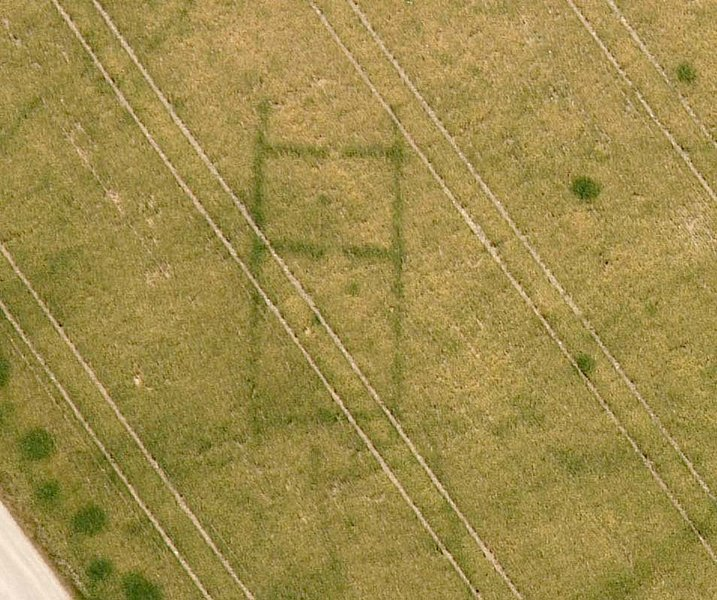
#> input picture Image Processing Reference/SampleFour.jpg, 717 x 600 px
$ python Scharr.py
#> lines starting #> are read from the running program, lines starting #| are printed output that depends on the picture
import matplotlib
import cv2
import numpy
import sympy
import pandas as pd

img = cv2.imread("Image Processing Reference/SampleFour.jpg",0)
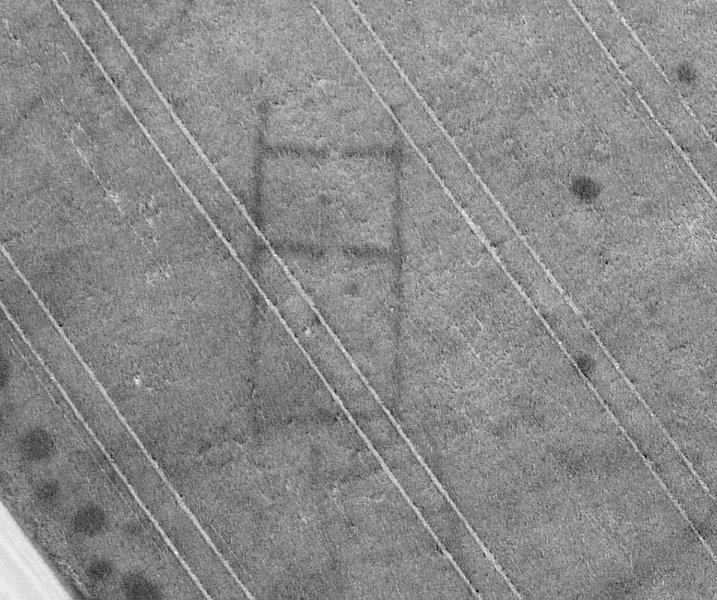
#> img: shape (600, 717); min 3, max 252, mean 137.8
cv2.imwrite("Greyscaled/SampleFour.png",img)

cv2.waitKey(0)
cv2.destroyAllWindows

$ run again, with Image Processing Reference/SampleOne.png saved as Image Processing Reference/SampleFour.jpg
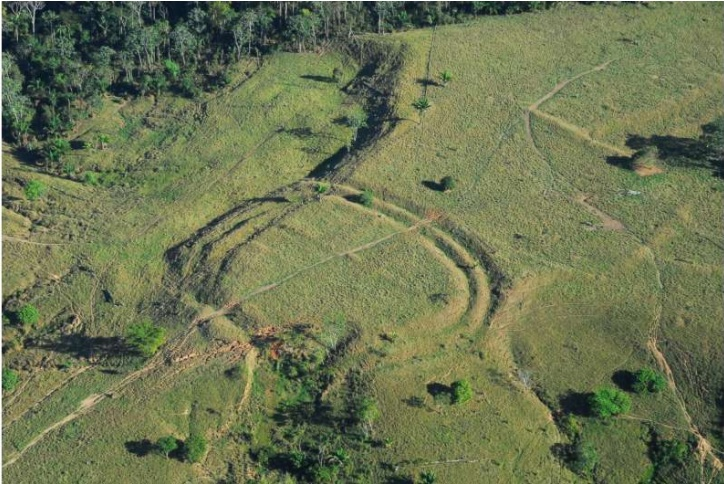
#> input picture Image Processing Reference/SampleOne.png, 724 x 484 px
#> `img = cv2.imread("Image Processing Reference/SampleFour.jpg",0)`:
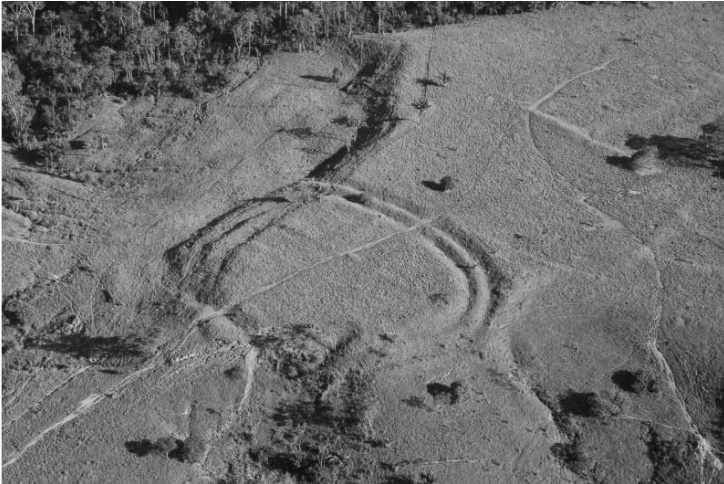
#> img: shape (484, 724); min 10, max 255, mean 110.7

$ run again, with Image Processing Reference/SampleThree.webp saved as Image Processing Reference/SampleFour.jpg
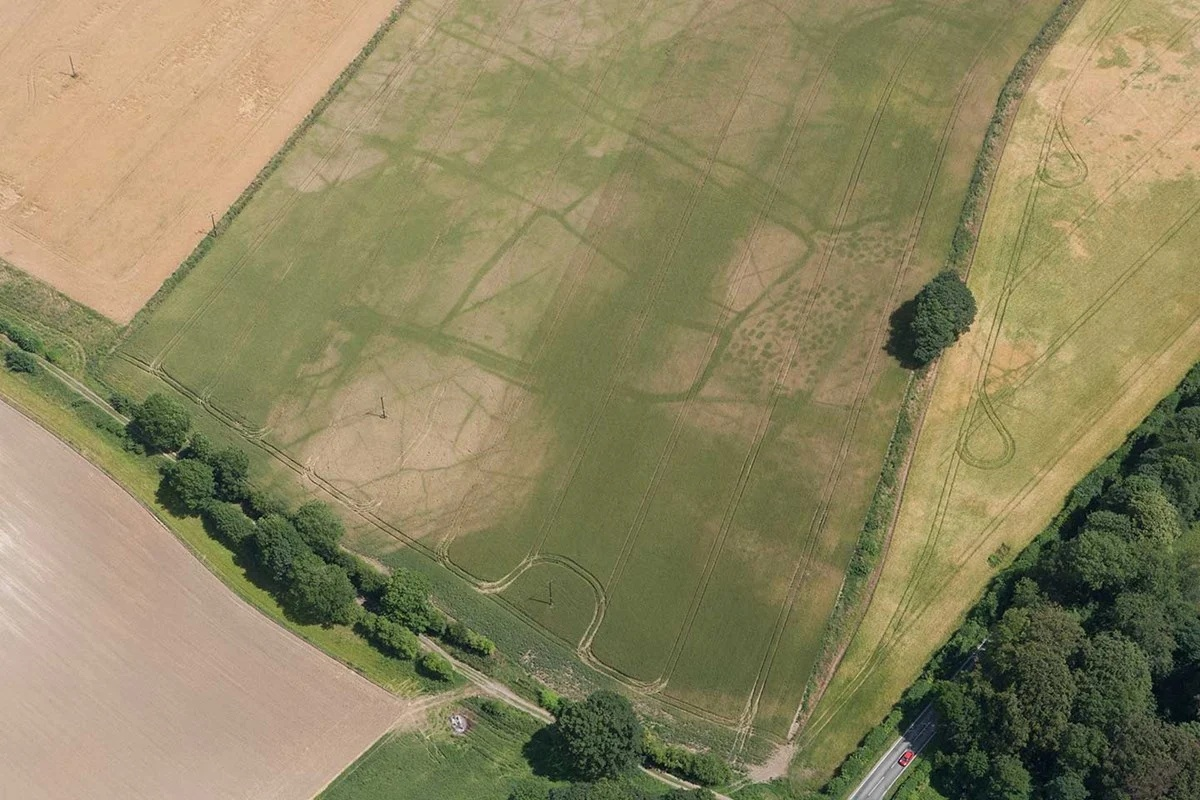
#> input picture Image Processing Reference/SampleThree.webp, 1200 x 800 px
#> `img = cv2.imread("Image Processing Reference/SampleFour.jpg",0)`:
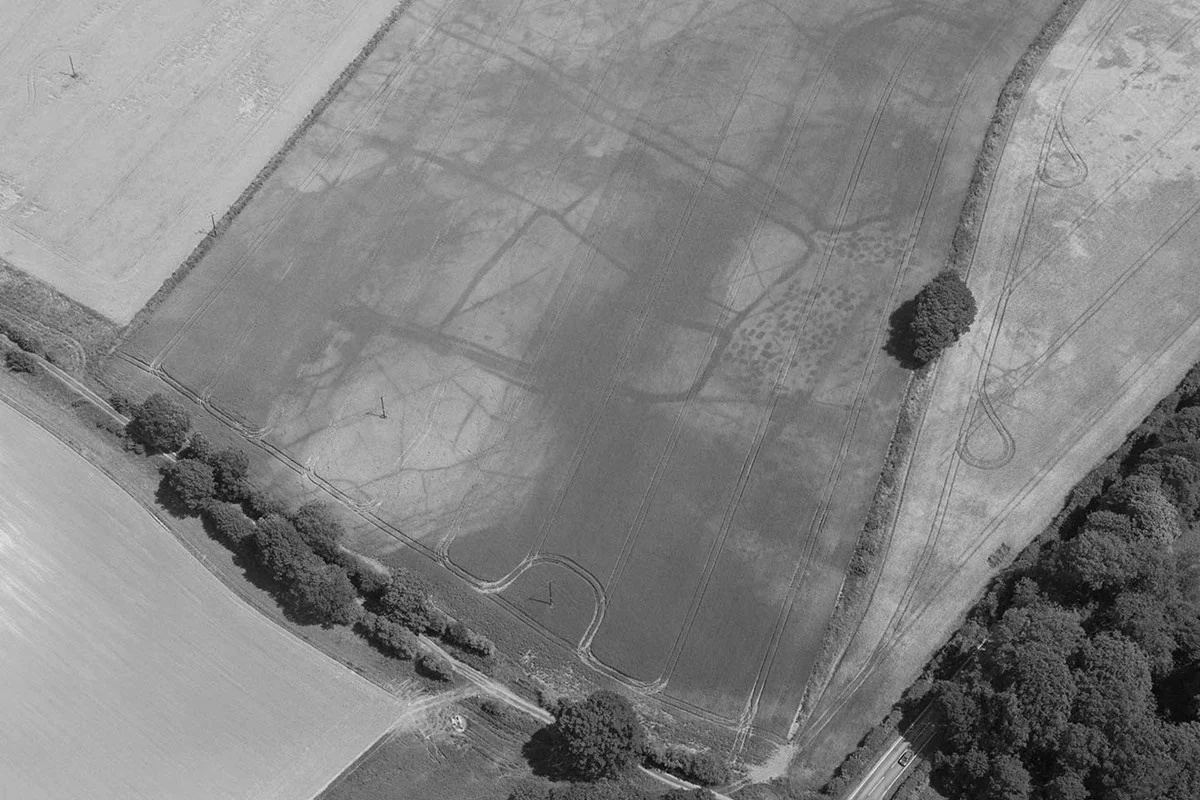
#> img: shape (800, 1200); min 0, max 247, mean 131.2
